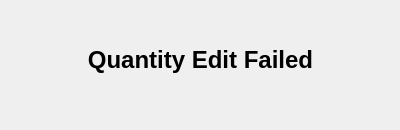
<?xml version="1.0" encoding="UTF-8"?>
<ui version="4.0">
 <class>Form</class>
 <widget class="QWidget" name="Form">
  <property name="geometry">
   <rect>
    <x>0</x>
    <y>0</y>
    <width>400</width>
    <height>130</height>
   </rect>
  </property>
  <property name="windowTitle">
   <string>Edit Quantity Failed</string>
  </property>
  <widget class="QLabel" name="UserLabel">
   <property name="geometry">
    <rect>
     <x>0</x>
     <y>40</y>
     <width>401</width>
     <height>41</height>
    </rect>
   </property>
   <property name="text">
    <string>&lt;html&gt;&lt;head/&gt;&lt;body&gt;&lt;p align=&quot;center&quot;&gt;&lt;span style=&quot; font-size:18pt; font-weight:600;&quot;&gt;Quantity Edit Failed&lt;/span&gt;&lt;/p&gt;&lt;/body&gt;&lt;/html&gt;</string>
   </property>
  </widget>
 </widget>
 <resources/>
 <connections/>
</ui>
